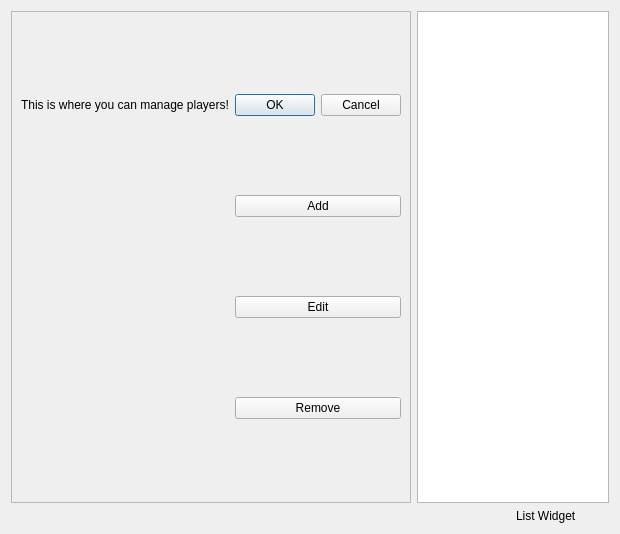
<?xml version="1.0" encoding="UTF-8"?>
<ui version="4.0">
 <class>ManagePlayerMenu</class>
 <widget class="QDialog" name="ManagePlayerMenu">
  <property name="geometry">
   <rect>
    <x>0</x>
    <y>0</y>
    <width>620</width>
    <height>534</height>
   </rect>
  </property>
  <property name="cursor">
   <cursorShape>ArrowCursor</cursorShape>
  </property>
  <property name="windowTitle">
   <string>Dialog</string>
  </property>
  <layout class="QGridLayout" name="gridLayout">
   <item row="2" column="3">
    <widget class="QLabel" name="label_2">
     <property name="text">
      <string>List Widget</string>
     </property>
    </widget>
   </item>
   <item row="0" column="2" colspan="2">
    <widget class="QListWidget" name="listWidget"/>
   </item>
   <item row="0" column="0">
    <widget class="QFrame" name="frame">
     <property name="frameShape">
      <enum>QFrame::StyledPanel</enum>
     </property>
     <property name="frameShadow">
      <enum>QFrame::Raised</enum>
     </property>
     <layout class="QGridLayout" name="gridLayout_2">
      <item row="1" column="1">
       <widget class="QPushButton" name="PlayerMenuAdd">
        <property name="text">
         <string>Add</string>
        </property>
       </widget>
      </item>
      <item row="3" column="1">
       <widget class="QPushButton" name="PlayerMenuRemove">
        <property name="text">
         <string>Remove</string>
        </property>
       </widget>
      </item>
      <item row="2" column="1">
       <widget class="QPushButton" name="PlayerMenuEdit">
        <property name="text">
         <string>Edit</string>
        </property>
       </widget>
      </item>
      <item row="0" column="1">
       <widget class="QDialogButtonBox" name="buttonBox">
        <property name="orientation">
         <enum>Qt::Horizontal</enum>
        </property>
        <property name="standardButtons">
         <set>QDialogButtonBox::Cancel|QDialogButtonBox::Ok</set>
        </property>
       </widget>
      </item>
      <item row="0" column="0">
       <widget class="QLabel" name="label">
        <property name="sizeIncrement">
         <size>
          <width>5</width>
          <height>5</height>
         </size>
        </property>
        <property name="text">
         <string>This is where you can manage players!</string>
        </property>
       </widget>
      </item>
     </layout>
    </widget>
   </item>
  </layout>
 </widget>
 <resources/>
 <connections>
  <connection>
   <sender>buttonBox</sender>
   <signal>accepted()</signal>
   <receiver>ManagePlayerMenu</receiver>
   <slot>accept()</slot>
   <hints>
    <hint type="sourcelabel">
     <x>248</x>
     <y>254</y>
    </hint>
    <hint type="destinationlabel">
     <x>157</x>
     <y>274</y>
    </hint>
   </hints>
  </connection>
  <connection>
   <sender>buttonBox</sender>
   <signal>rejected()</signal>
   <receiver>ManagePlayerMenu</receiver>
   <slot>reject()</slot>
   <hints>
    <hint type="sourcelabel">
     <x>316</x>
     <y>260</y>
    </hint>
    <hint type="destinationlabel">
     <x>286</x>
     <y>274</y>
    </hint>
   </hints>
  </connection>
 </connections>
</ui>
